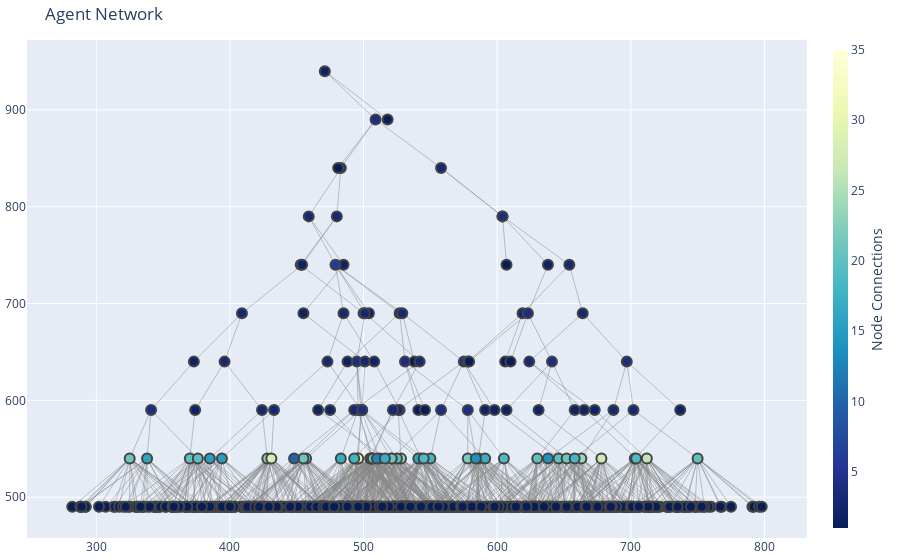

This figure's notebook cell:
### Code cell
importlib.reload(mod)

def main():
    v_graph     = mod.AgentGraph(network)
    simulation  = mod.Simulation(network, simulation_config)

    network.reset_agents_experience()
    simulation.set_type(mod.SimulationType.GraspTransfer)
    simulation.run()
    print(f'Simulation completed in {simulation.completed_in} iterations')

    # v_graph.draw_visjs_graph()
    v_graph.draw_ploty_graph()
    pass

if __name__ == "__main__":
    start_time = time.time()
    main()
    print(f'Execution time: {round((time.time() - start_time), 2)} seconds with {agent_config.random_agent_amount} agents and {agent_config.max_transfer_iterations} max transfer iterations')

### Figure 1 — Plotly figure (JSON) as saved in the notebook; plotly's stock layout.template omitted (floating-point values rounded to 4 significant figures; data arrays with more than 128 entries replaced by an {"elided": "..."} marker saying what was removed)
{"data": [{"hoverinfo": "none", "line": {"color": "#888", "width": 0.5}, "mode": "lines", "x": {"elided": "2997 int values"}, "y": {"elided": "2997 int values"}, "type": "scatter"}, {"hoverinfo": "text", "marker": {"color": {"elided": "1000 int values"}, "colorbar": {"thickness": 15, "title": {"side": "right", "text": "Node Connections"}, "xanchor": "left"}, "colorscale": [[0.0, "rgb(255,255,217)"], [0.125, "rgb(237,248,177)"], [0.25, "rgb(199,233,180)"], [0.375, "rgb(127,205,187)"], [0.5, "rgb(65,182,196)"], [0.625, "rgb(29,145,192)"], [0.75, "rgb(34,94,168)"], [0.875, "rgb(37,52,148)"], [1.0, "rgb(8,29,88)"]], "line": {"width": 2}, "reversescale": true, "showscale": true, "size": 10}, "mode": "markers", "text": {"elided": "1000 str values"}, "x": {"elided": "1000 int values"}, "y": {"elided": "1000 int values"}, "type": "scatter"}], "layout": {"annotations": [{"showarrow": false, "text": "", "x": 0.005, "xref": "paper", "y": -0.002, "yref": "paper"}], "hovermode": "closest", "margin": {"b": 20, "l": 5, "r": 5, "t": 40}, "showlegend": false, "title": {"text": "Agent Network"}, "xaxis": {"showgrid": true, "showticklabels": true, "zeroline": true}, "yaxis": {"showgrid": true, "showticklabels": true, "zeroline": true}}}
